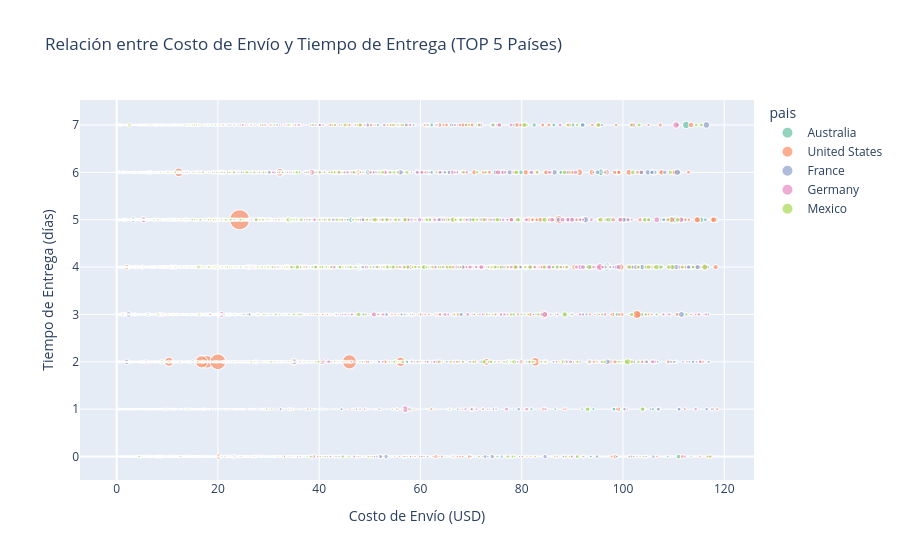

This figure's notebook cell:
### Code cell
import plotly.express as px

# Filtrar top 5 países con más envíos
top_paises = (
    df['pais']
    .value_counts()
    .nlargest(5)
    .index
)

df_top = df[df['pais'].isin(top_paises)].copy()

# Opcional: filtrar costos extremos
df_top = df_top[df_top['costo_envio'] < df_top['costo_envio'].quantile(0.95)]

# Scatter plot
fig = px.scatter(
    df_top,
    x='costo_envio',
    y='tiempo_entrega',
    color='pais',
    size='cantidad',  
    hover_data=['metodo_envio', 'prioridad_envio'],
    title='Relación entre Costo de Envío y Tiempo de Entrega (TOP 5 Países)',
    color_discrete_sequence=px.colors.qualitative.Set2
)

fig.update_layout(
    xaxis_title='Costo de Envío (USD)',
    yaxis_title='Tiempo de Entrega (días)',
)

fig.show()

### Figure 1 — Plotly figure (JSON) as saved in the notebook; plotly's stock layout.template omitted (floating-point values rounded to 4 significant figures; data arrays with more than 128 entries replaced by an {"elided": "..."} marker saying what was removed)
{"data": [{"customdata": {"elided": "2646x2 str values"}, "hovertemplate": "pais=Australia<br>costo_envio=%{x}<br>tiempo_entrega=%{y}<br>ventas=%{marker.size}<br>metodo_envio=%{customdata[0]}<br>prioridad_envio=%{customdata[1]}<extra></extra>", "legendgroup": "Australia", "marker": {"color": "rgb(102,194,165)", "size": {"elided": "2646 float values"}, "sizemode": "area", "sizeref": 56.6, "symbol": "circle"}, "mode": "markers", "name": "Australia", "showlegend": true, "type": "scattergl", "x": {"elided": "2646 float values"}, "xaxis": "x", "y": {"elided": "2646 int values"}, "yaxis": "y"}, {"customdata": {"elided": "9555x2 str values"}, "hovertemplate": "pais=United States<br>costo_envio=%{x}<br>tiempo_entrega=%{y}<br>ventas=%{marker.size}<br>metodo_envio=%{customdata[0]}<br>prioridad_envio=%{customdata[1]}<extra></extra>", "legendgroup": "United States", "marker": {"color": "rgb(252,141,98)", "size": {"elided": "9555 float values"}, "sizemode": "area", "sizeref": 56.6, "symbol": "circle"}, "mode": "markers", "name": "United States", "showlegend": true, "type": "scattergl", "x": {"elided": "9555 float values"}, "xaxis": "x", "y": {"elided": "9555 int values"}, "yaxis": "y"}, {"customdata": {"elided": "2651x2 str values"}, "hovertemplate": "pais=France<br>costo_envio=%{x}<br>tiempo_entrega=%{y}<br>ventas=%{marker.size}<br>metodo_envio=%{customdata[0]}<br>prioridad_envio=%{customdata[1]}<extra></extra>", "legendgroup": "France", "marker": {"color": "rgb(141,160,203)", "size": {"elided": "2651 float values"}, "sizemode": "area", "sizeref": 56.6, "symbol": "circle"}, "mode": "markers", "name": "France", "showlegend": true, "type": "scattergl", "x": {"elided": "2651 float values"}, "xaxis": "x", "y": {"elided": "2651 int values"}, "yaxis": "y"}, {"customdata": {"elided": "1973x2 str values"}, "hovertemplate": "pais=Germany<br>costo_envio=%{x}<br>tiempo_entrega=%{y}<br>ventas=%{marker.size}<br>metodo_envio=%{customdata[0]}<br>prioridad_envio=%{customdata[1]}<extra></extra>", "legendgroup": "Germany", "marker": {"color": "rgb(231,138,195)", "size": {"elided": "1973 float values"}, "sizemode": "area", "sizeref": 56.6, "symbol": "circle"}, "mode": "markers", "name": "Germany", "showlegend": true, "type": "scattergl", "x": {"elided": "1973 float values"}, "xaxis": "x", "y": {"elided": "1973 int values"}, "yaxis": "y"}, {"customdata": {"elided": "2523x2 str values"}, "hovertemplate": "pais=Mexico<br>costo_envio=%{x}<br>tiempo_entrega=%{y}<br>ventas=%{marker.size}<br>metodo_envio=%{customdata[0]}<br>prioridad_envio=%{customdata[1]}<extra></extra>", "legendgroup": "Mexico", "marker": {"color": "rgb(166,216,84)", "size": {"elided": "2523 float values"}, "sizemode": "area", "sizeref": 56.6, "symbol": "circle"}, "mode": "markers", "name": "Mexico", "showlegend": true, "type": "scattergl", "x": {"elided": "2523 float values"}, "xaxis": "x", "y": {"elided": "2523 int values"}, "yaxis": "y"}], "layout": {"legend": {"itemsizing": "constant", "title": {"text": "pais"}, "tracegroupgap": 0}, "title": {"text": "Relación entre Costo de Envío y Tiempo de Entrega (TOP 5 Países)"}, "xaxis": {"anchor": "y", "domain": [0, 1], "title": {"text": "Costo de Envío (USD)"}}, "yaxis": {"anchor": "x", "domain": [0, 1], "title": {"text": "Tiempo de Entrega (días)"}}}}
